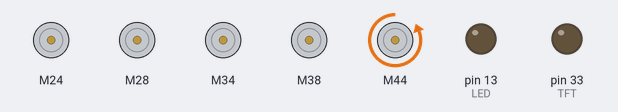
The sketch below on a simulated Arduino Mega 2560, built with avr-gcc and run on an emulated ATmega2560. Parts: 5 × DC motor (green arrow = forward, orange = backward, longer = faster), output pins drawn as LEDs (lit = HIGH). Pins used as bus, display or sensor lines are not drawn.

Above: at 0.1 s.
Timing chart, 0 to 1.6 s (numbered marks = the images above):
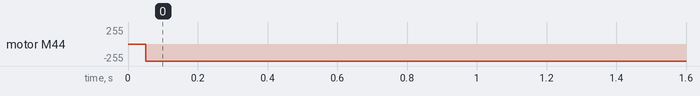

The sketch:

test.ino
```cpp
/* TODO:
pinMode setup
set direction when getting wifi result
TFT text direction
*/

#include <SPI.h>
#include <MFRC522.h>
#include <DistanceSensor.h>
#include <SparkFun_TB6612.h>
#include <ArduinoQueue.h>

#define AI12 22
#define AI11 24
#define STBY1 26
#define BI11 28
#define BI12 30
#define PWMA1 2
#define PWMB1 3

#define AI22 32
#define AI21 34
#define STBY2 36
#define BI21 38
#define BI22 40
#define PWMA2 4
#define PWMB2 5

#define AI32 42
#define AI31 44
#define STBY3 46
#define BI31 48
#define BI32 50
#define PWMA3 6
#define PWMB3 7

#define RFID_RST 8
#define RFID_SS 53

#define TRIG1 37
#define ECHO1 35
#define TRIG2 49
#define ECHO2 47

#define TFT 33
#define AMBIENT 31

#define ESP1 39
#define ESP2 41
#define ESP3 43
#define ESP4 45

#define LED 13

int direction=1;
int seats=0;//need to reset when getting new command from wifi
bool open=0;
MFRC522 mfrc522(RFID_SS, RFID_RST);
DistanceSensor ultrasonic1(TRIG1, ECHO1);
DistanceSensor ultrasonic2(TRIG2, ECHO2);
Motor car1 = Motor(AI11, AI12, PWMA1, 1, STBY1);
Motor car2 = Motor(BI11, BI12, PWMB1, 1, STBY1);
Motor car3 = Motor(AI21, AI22, PWMA2, 1, STBY2);
Motor car4 = Motor(BI21, BI22, PWMB2, 1, STBY2);
Motor trashcan = Motor(AI31, AI32, PWMA3, 1, STBY3);
int currentPosition=1;
int tmp=0;
ArduinoQueue<int>target(20);

void setup() {

  Serial.begin(9600);
  SPI.begin();
  mfrc522.PCD_Init();
  pinMode(TFT,OUTPUT);
  pinMode(AMBIENT,INPUT);
  pinMode(ESP1,INPUT);
  pinMode(ESP2,INPUT);
  pinMode(ESP3,INPUT);
  pinMode(ESP4,INPUT);
  brake(car1,car2);
  brake(car3,car4);
  trashcan.brake();
  pinMode(LED,OUTPUT);
}

void loop() {
  // int ambientStatus=digitalRead(AMBIENT);
  // Serial.println(ambientStatus);
  // if(ambientStatus==HIGH&&!open)
  // {
    trashcan.drive(-255,6000);
  //   open=1;
  // }
  // else if(ambientStatus==LOW&&open)
  // {
  //   trashcan.drive(-255,6000);
  //   open=0;
  // }
  // else
  // {
  //   trashcan.brake();
  // }
}

void carDrive(int mode)
{
  switch(mode){
    case 0://stop
      brake(car1,car2);
      brake(car3,car4);
      break;
    case 1://forward
      forward(car1,car2,150);
      forward(car3,car4,150);
      break;
    case 2://back
      back(car1,car2,150);
      back(car3,car4,150);
      break;
  }
}
void readTarget()
{
  if(digitalRead(ESP1)==HIGH){
    if(tmp!=1){
      Serial.println("ESP1");
      target.enqueue(1);
      tmp=1;
    }
  }

  else if(digitalRead(ESP2)==HIGH){
    if(tmp!=2){
      Serial.println("ESP2");
      target.enqueue(2);
      tmp=2;
    }
  }
  else if(digitalRead(ESP3)==HIGH){
    if(tmp!=3){
      Serial.println("ESP3");
      target.enqueue(3);
      tmp=3;
    }
  }
  else if(digitalRead(ESP4)==HIGH){
    if(tmp!=4){
      Serial.println("ESP4");
      target.enqueue(4);
      tmp=4;
    }
  }
}
```

Measured:
- by itself, motor M44: stopped → backward 255/255 at 0.05 s
